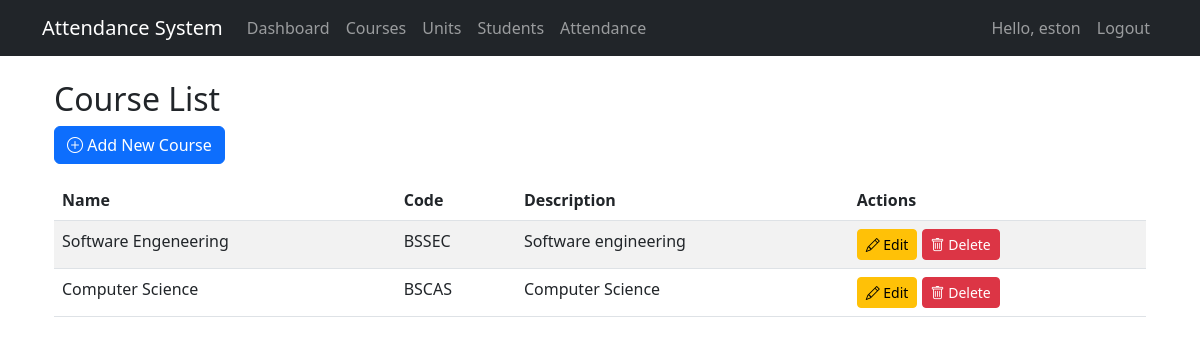
Page /attendance/admin/courses/ (signed in) on the committed database.
### attendance_app/models.py (models this page shows, shortened)
class Course(models.Model):
    name = models.CharField(max_length=100)
    code = models.CharField(max_length=20, unique=True)
    description = models.TextField(blank=True)
    created_at = models.DateTimeField(auto_now_add=True)

### attendance_app/views.py (the view)
# urls.py: path('admin/courses/', views.course_list, name='course_list'),
@login_required
@user_passes_test(is_admin)
def course_list(request):
    courses = Course.objects.all()
    return render(request, 'attendance_app/admin/course_list.html', {'courses': courses})

### attendance_app/views.py (called while the page is built)
def is_admin(user):
    return user.is_superuser

### templates/attendance_app/admin/course_list.html (shortened to what this page needs)
{% extends "attendance_app/base.html" %}
{% block content %}
<div class="container mt-4">
    <h2>Course List</h2>
    <a href="{% url 'add_course' %}" class="btn btn-primary mb-3">
        <i class="bi bi-plus-circle"></i> Add New Course
    </a>
    <div class="table-responsive">
        <table class="table table-striped">
            <thead>
                <tr>
                    <th>Name</th>
                    <th>Code</th>
                    <th>Description</th>
                    <th>Actions</th>
                </tr>
            </thead>
            <tbody>
                {% for course in courses %}
                <tr>
                    <td>{{ course.name }}</td>
                    <td>{{ course.code }}</td>
                    <td>{{ course.description|truncatechars:50 }}</td>
<td>
    <a href="{% url 'edit_course' course.pk %}" class="btn btn-sm btn-warning">
        <i class="bi bi-pencil"></i> Edit
    </a>
    <a href="{% url 'delete_course' course.pk %}" class="btn btn-sm btn-danger">
    <i class="bi bi-trash"></i> Delete
</a>
</td>
                </tr>
                {% empty %}
                <tr>
                    <td colspan="4" class="text-center">No courses available</td>
                </tr>
                {% endfor %}
            </tbody>
        </table>
    </div>
</div>
{% endblock %}

### templates/attendance_app/base.html (shortened to what this page needs)
<!DOCTYPE html>
<html lang="en">
<head>
    <link href="https://cdn.jsdelivr.net/npm/bootstrap@5.3.0/dist/css/bootstrap.min.css" rel="stylesheet">
    <link rel="stylesheet" href="https://cdn.jsdelivr.net/npm/bootstrap-icons@1.10.0/font/bootstrap-icons.css">
<link rel="stylesheet" href="https://cdn.jsdelivr.net/npm/bootstrap-icons@1.10.0/font/bootstrap-icons.css">
</head>
<body>
    <nav class="navbar navbar-expand-lg navbar-dark bg-dark">
        <div class="container">
            <a class="navbar-brand" href="{% url 'home' %}">Attendance System</a>
            <div class="collapse navbar-collapse" id="navbarNav">
                <ul class="navbar-nav me-auto">
                    {% if user.is_authenticated %}
                        {% if user.is_superuser %}
                            <li class="nav-item">
                                <a class="nav-link" href="{% url 'admin_dashboard' %}">Dashboard</a>
                            </li>
                            <li class="nav-item">
                                <a class="nav-link" href="{% url 'course_list' %}">Courses</a>
                            </li>
                            <li class="nav-item">
                                <a class="nav-link" href="{% url 'unit_list' %}">Units</a>
                            </li>
                            <li class="nav-item">
                                <a class="nav-link" href="{% url 'student_list' %}">Students</a>
                            </li>
                            <li class="nav-item">
                                <a class="nav-link" href="{% url 'attendance_records' %}">Attendance</a>
                            </li>
                        {% endif %}
                    {% endif %}
                </ul>
                <ul class="navbar-nav">
                    {% if user.is_authenticated %}
                        <li class="nav-item">
                            <span class="nav-link">Hello, {{ user.username }}</span>
                        </li>
                        <li class="nav-item">
                            <a class="nav-link" href="{% url 'logout' %}">Logout</a>
                        </li>
                    {% else %}
                        <li class="nav-item">
                            <a class="nav-link" href="{% url 'login' %}">Login</a>
                        </li>
                    {% endif %}
                </ul>
            </div>
        </div>
    </nav>
    <div class="container mt-4">
        {% block content %}{% endblock %}
    </div>
</body>
</html>

### rows in the picture
Course: name "Software Engeneering", code "BSSEC", description "Software engineering"
Course: name "Computer Science", code "BSCAS", description "Computer Science"

### other values in the picture
{{ user.username }} "eston"
